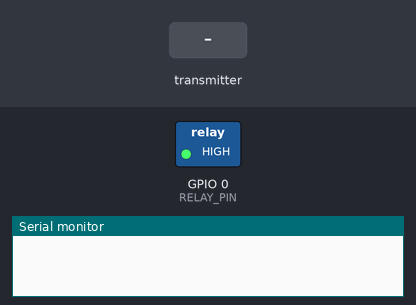
This sketch was run on a simulated ESP8266 (NodeMCU). On the bench: switched loads named in the sketch (green lamp = pin HIGH), the last lines printed to the serial monitor. Dashed ring = blinking. Inputs (shaded band) come from the test bench.

Above: at 1.2 s.
1.3 s: the transmitter starts sending tempThresholdLow = 25
At 4.1 s:
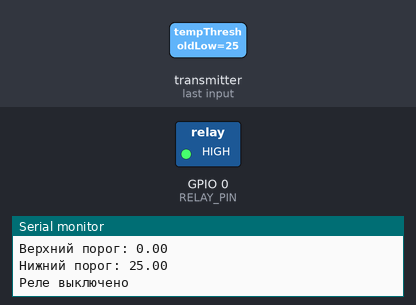
4.3 s: the transmitter starts sending currentTemp = 25
At 4.9 s:
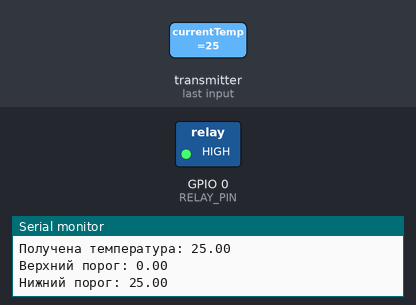
5.8 s: the transmitter starts sending currentTemp = 0
At 8.7 s:
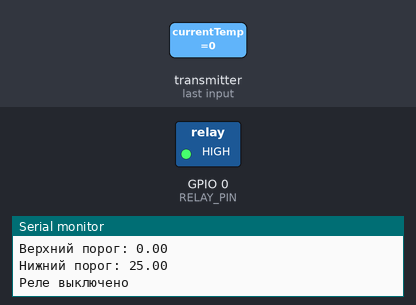
8.8 s: the transmitter starts sending currentTemp = 50
At 9.4 s:
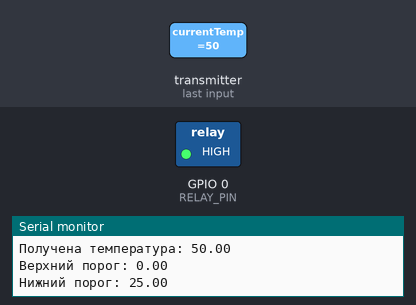
Timing chart, 0 to 11.3 s (numbered marks = the images above; inputs shaded):
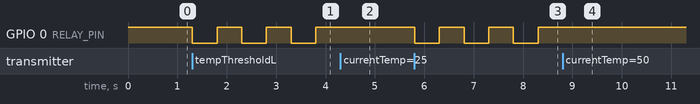

The sketch:

relay.ino
```cpp
#include <ESP8266WiFi.h>
#include <espnow.h>

#define RELAY_PIN 0  // GPIO0 для управления реле

bool relayState = false;         // Текущее состояние реле
unsigned long lastSwitchTime = 0; // Время последнего переключения реле

void setup() {
  Serial.begin(115200);

  // Инициализация пина реле
  pinMode(RELAY_PIN, OUTPUT);
  digitalWrite(RELAY_PIN, HIGH);  // Реле выключено по умолчанию (активный LOW)

  // Инициализация ESP-NOW
  WiFi.mode(WIFI_STA);
  if (esp_now_init() != 0) {
    Serial.println("Ошибка инициализации ESP-NOW");
    return;
  }
  esp_now_set_self_role(ESP_NOW_ROLE_SLAVE);
  esp_now_register_recv_cb(OnDataRecv);
}

void loop() {
  // Основной цикл пуст, вся работа выполняется в обработчике приема данных
}

struct struct_message {
  float currentTemp;
  float tempThresholdHigh;
  float tempThresholdLow;
};

void OnDataRecv(uint8_t *mac, uint8_t *incomingData, uint8_t len) {
  struct_message receivedData;
  memcpy(&receivedData, incomingData, sizeof(receivedData));
  Serial.print("Получена температура: ");
  Serial.println(receivedData.currentTemp);
  Serial.print("Верхний порог: ");
  Serial.println(receivedData.tempThresholdHigh);
  Serial.print("Нижний порог: ");
  Serial.println(receivedData.tempThresholdLow);

  unsigned long currentTime = millis();

    if (receivedData.currentTemp < receivedData.tempThresholdLow && !relayState) {
      digitalWrite(RELAY_PIN, LOW);  // Включить реле (активный LOW)
      relayState = true;
      lastSwitchTime = currentTime;
      Serial.println("Реле включено");
    } else if (receivedData.currentTemp >= receivedData.tempThresholdHigh && relayState) {
      digitalWrite(RELAY_PIN, HIGH); // Выключить реле (активный LOW)
      relayState = false;
      lastSwitchTime = currentTime;
      Serial.println("Реле выключено");
    }

}
```

Measured:
- after the input at 1.3 s, GPIO 0 (RELAY_PIN): alternates HIGH for 0.50 s and LOW for 0.50 s, starting at once
- after the input at 4.3 s, GPIO 0 (RELAY_PIN): stays HIGH (without the input it goes to LOW after 0.00 s)
- after the input at 5.8 s, GPIO 0 (RELAY_PIN): alternates HIGH for 0.50 s and LOW for 0.50 s, starting at once
- after the input at 8.8 s, GPIO 0 (RELAY_PIN): stops changing and stays HIGH
